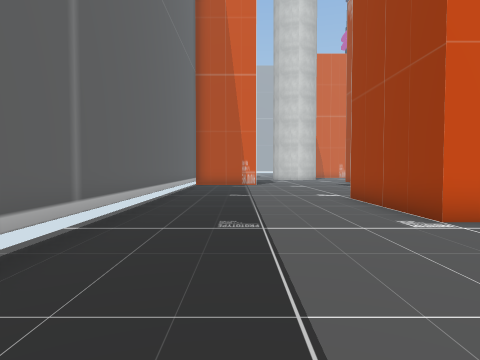
View 1 (above)

24 first-person views from a walk through a scene from a Unity 3-D project. The camera is 1.4 m above the floor, tilts 2° down and sees 75° across. The floor is counted in squares, 1.69 m on a side. Each view is taken from the middle of a square. On the plan, view 1 faces up. The plan holds only what a view shows up to about 11 squares ahead; the rest is blank. The place goes on beyond the plan. The player character is not drawn. Door leaves are left out, so doorways stand open. Some surface patterns are stand-ins.

View 2
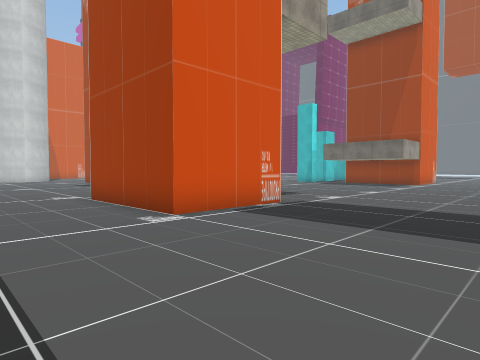

View 3
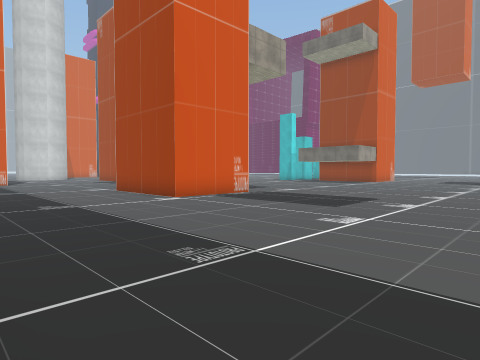

View 4
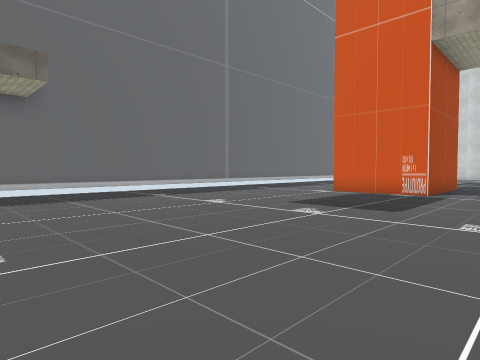

View 5
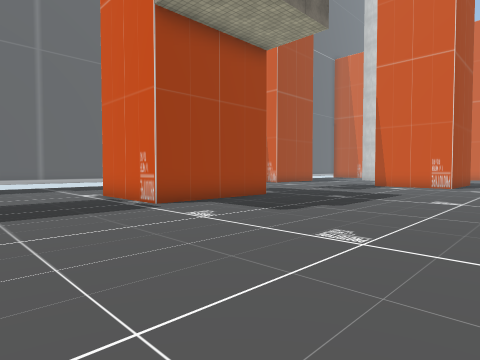

View 6
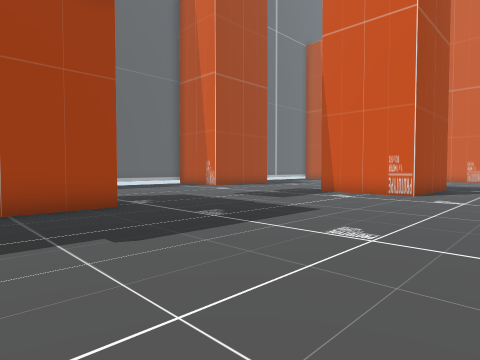

View 7
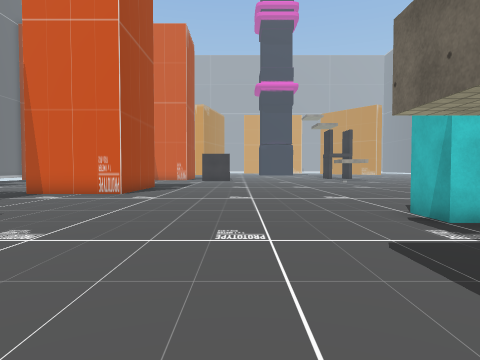

View 8
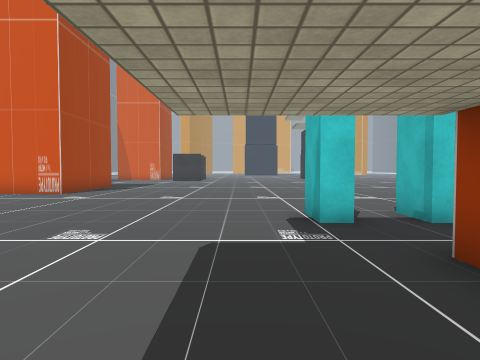

View 9
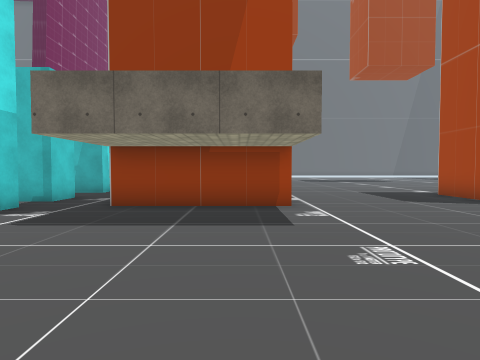

View 10
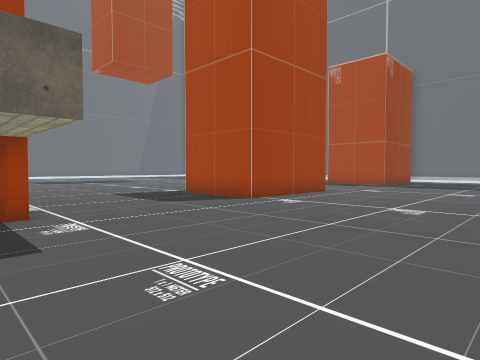

View 11
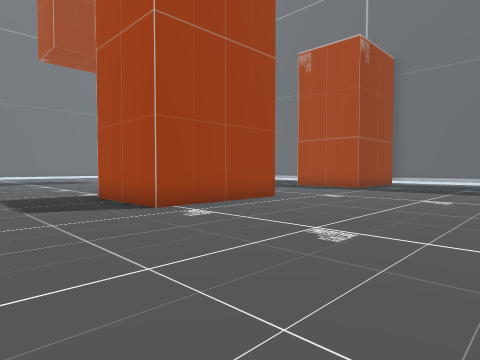

View 12
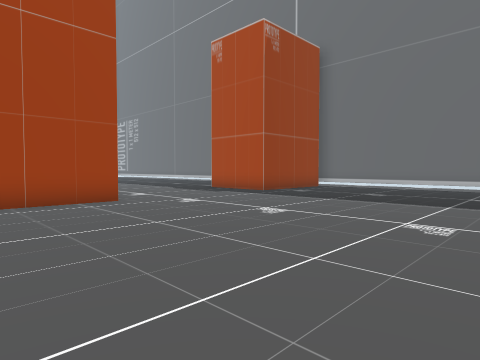

View 13
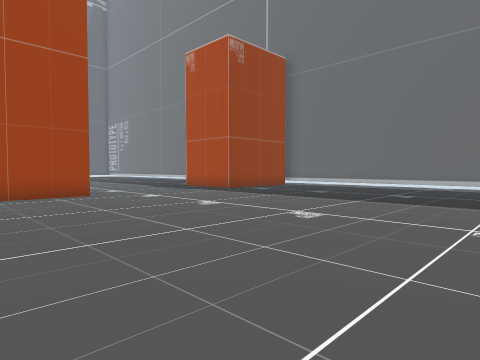

View 14
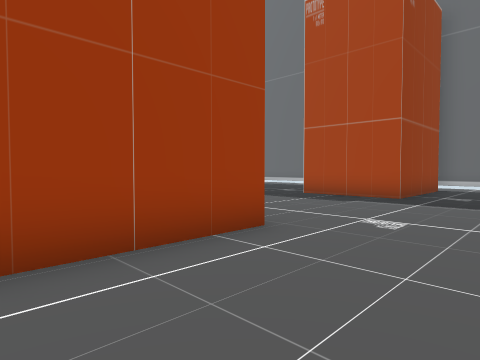

View 15
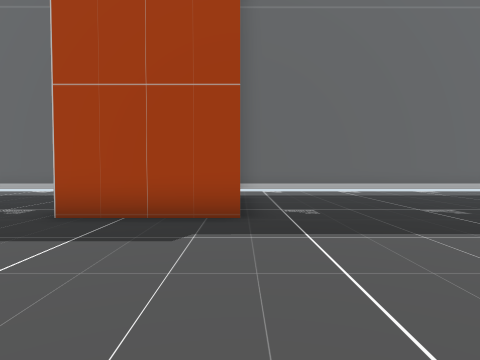

View 16
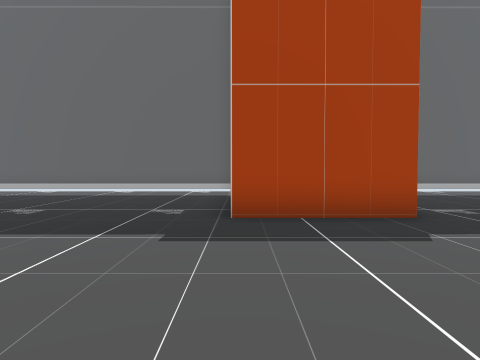

View 17
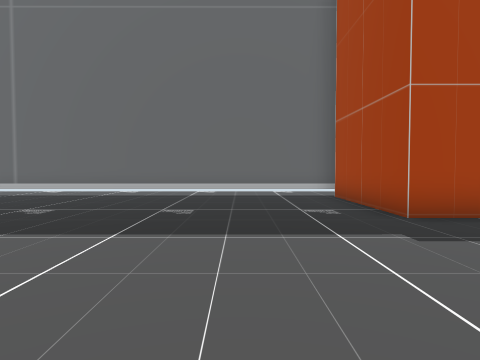

View 18
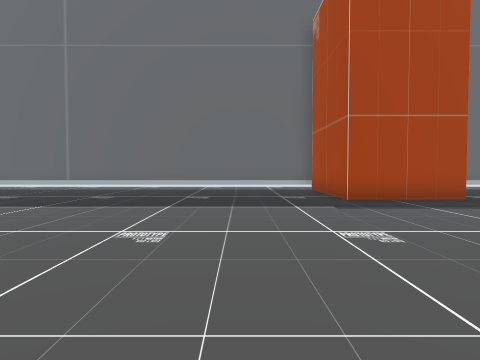

View 19
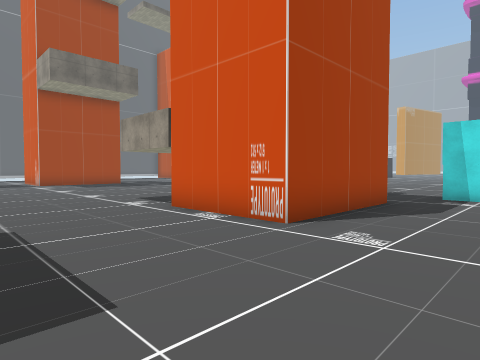

View 20
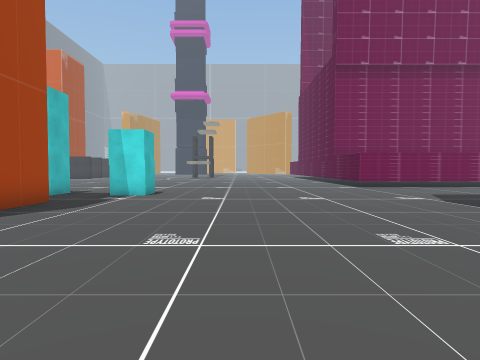

View 21
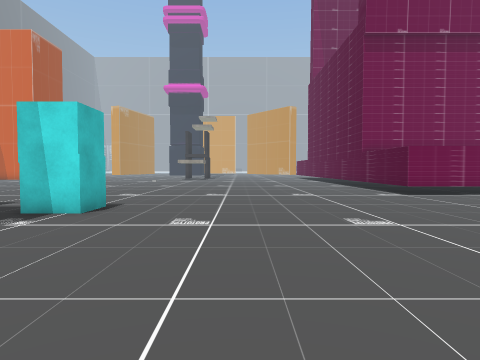

View 22
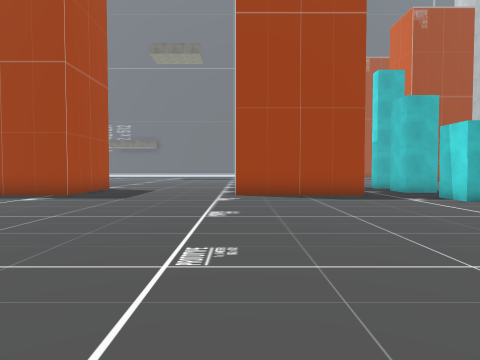

View 23
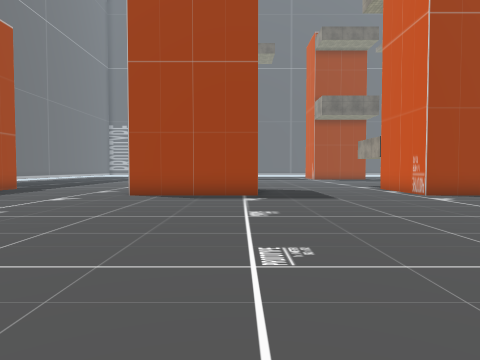

View 24
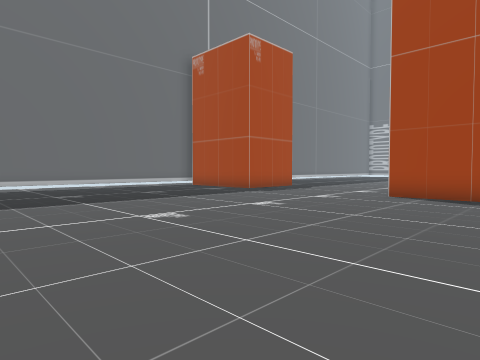

### Floor plan
Points are (right, up) in squares from view 1. A wall is a line through its corners. A room is listed if a view was taken in it or the views show most of it. See-through windows are left out.
Room 1 (views 1, 2, 3, 4, 5, 6, 7, 8, 9, 10, 11, 12, 13, 14, 15, 16, 17, 18, 19, 20, 21, 22, 23, 24)
walls: (18, -4.6) (18, -0.4) (21.2, -0.4) (21.2, -4.5); (17.9, 10.8) (17.2, 10.8) (17.2, 12); (21.2, 9) (21.2, 4.8) (18, 4.8) (18, 9); (6.3, 9) (6.3, 4.8) (3.2, 4.8) (3.2, 8.9); (20.1, 12) (20.1, 10.8) (19, 10.8) (19, 12); (18, -13.6) (18, -10.3) (21.2, -10.3) (21.2, -14.4); (10.4, -14.8) (18.1, -14.8); (-2.3, -1.6) (-2.3, -4.6); (10.1, 17.5) (10.1, 16.4) (6.9, 16.4); (20.9, -14.8) (31.6, -14.8); (-2.3, 11) (-2.3, 2.9)
objects: other object (22, 11); other object (22, 11) to (23, 12)

Where each view was taken, in squares from view 1:
view 1: 0 up, 0 right, facing up
view 2: 0 up, 0 right, facing up-right
view 3: 3 down, 2 left, facing up-right
view 4: 6 down, 9 right, facing up-left
view 5: 1 up, 13 right, facing up-left
view 6: 6 up, 13 right, facing up-left
view 7: 6 up, 14 right, facing up
view 8: 6 up, 16 right, facing up
view 9: 6 up, 11 right, facing right
view 10: 6 up, 12 right, facing down-right
view 11: 3 up, 12 right, facing down-right
view 12: 1 down, 10 right, facing down-right
view 13: 1 down, 8 right, facing down-right
view 14: 1 down, 15 right, facing down-right
view 15: 5 down, 18 right, facing down
view 16: 5 down, 21 right, facing down
view 17: 5 down, 24 right, facing down
view 18: 2 down, 24 right, facing down
view 19: 1 up, 24 right, facing up-left
view 20: 1 up, 26 right, facing up
view 21: 5 up, 26 right, facing up
view 22: 5 up, 31 right, facing left
view 23: 1 down, 31 right, facing left
view 24: 1 down, 31 right, facing down-left
